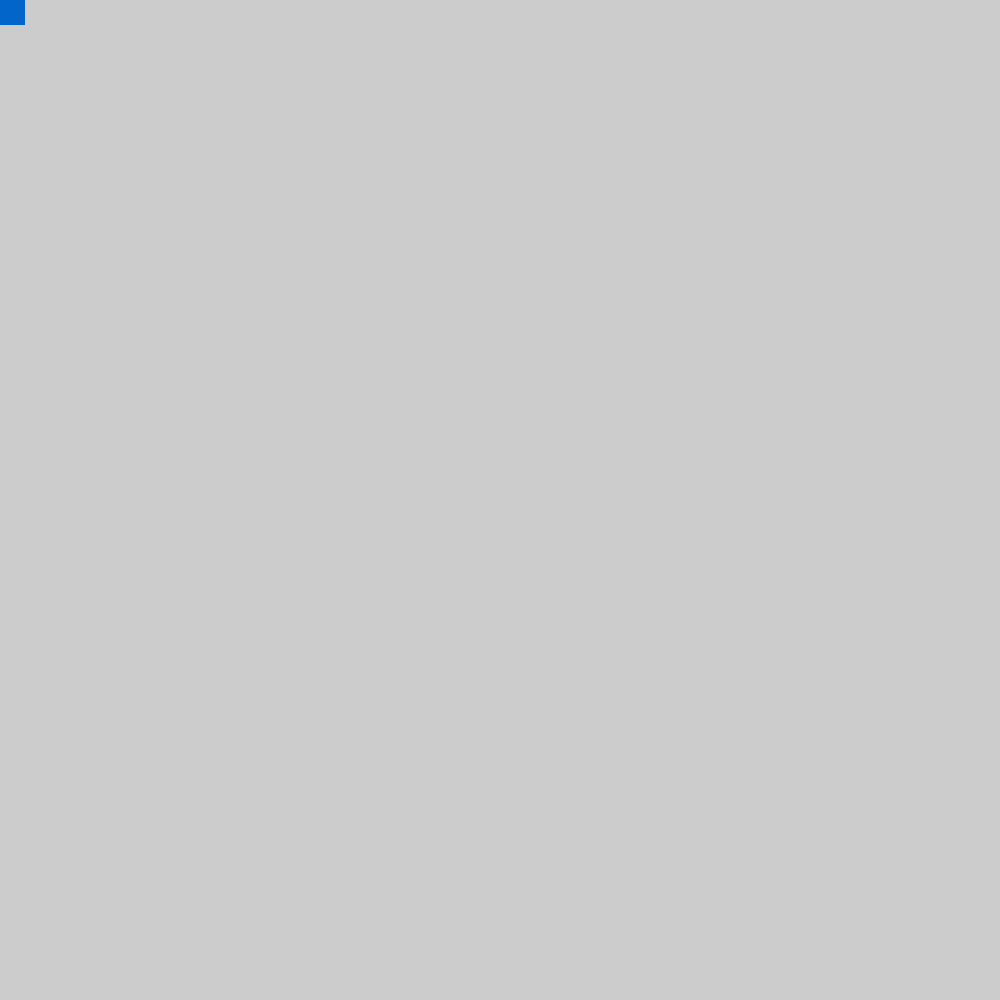
Frame 1 (no input)
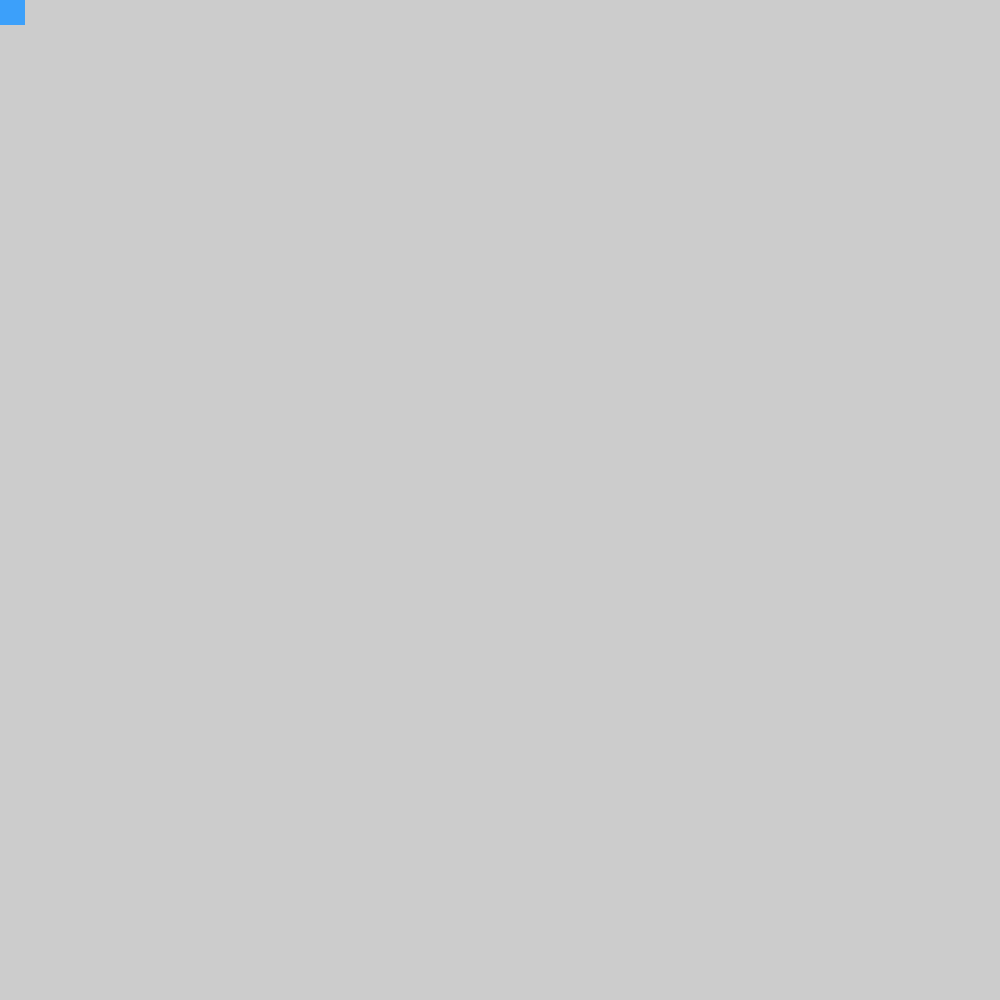
Frame 60 (the mouse pressed at the canvas centre just before this capture)
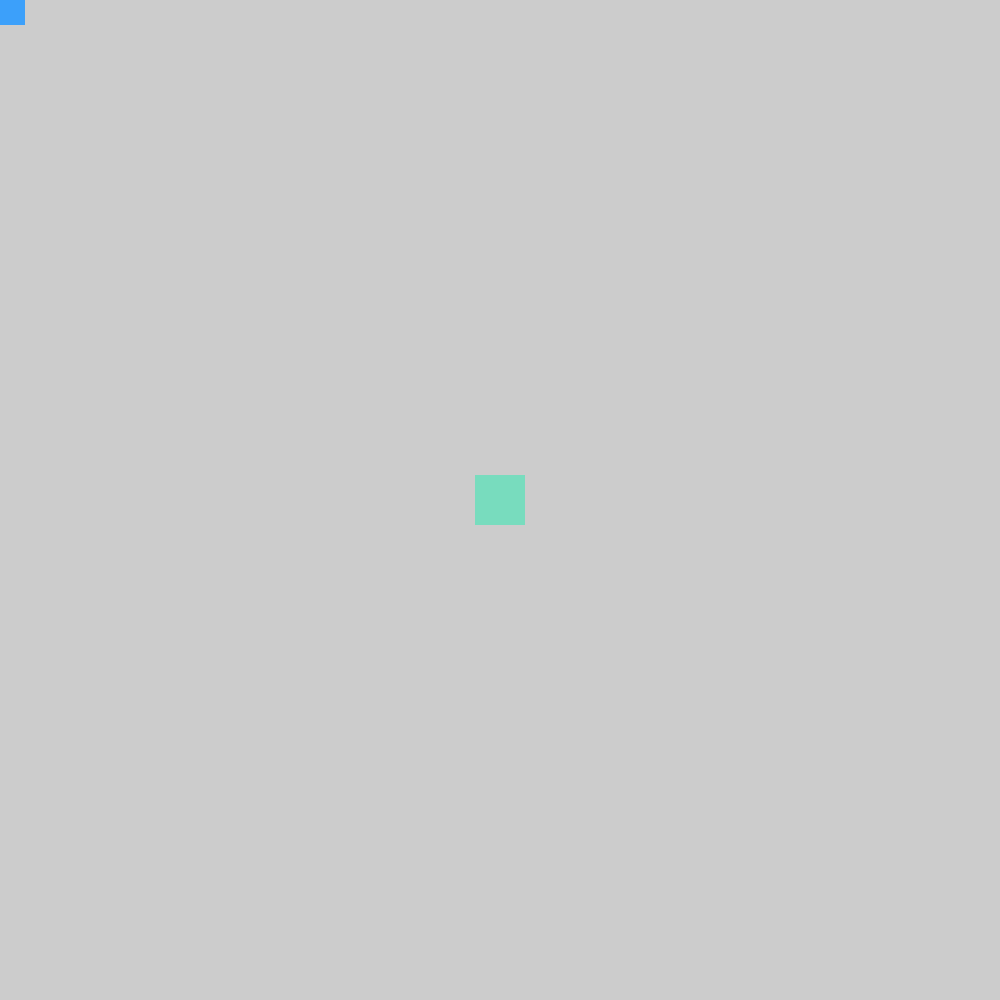
Frame 120 (the mouse held since frame 60 and released just before this capture)

The Processing sketch that drew these frames (run headless with seeded random() and noise(); from frame 60 on, the mouse is pressed at the canvas centre):

// Processing sketch: Opdracht_12_3
// ── Opdracht_12_3.pde
int x, y, r, g, b;
boolean help, mijn, cool;
void setup(){
  size(1000,1000);
  r=0;
  g=100;
  b=200;
  help=true;
  mijn=true;
  cool=true;
}

void draw(){
  if(r==0){
  help=true;
  }
  if(r==255){
    help=false;
  }
  if (help){
    r++;
  } else{
    r--;
  }
  
   if(g==0){
  mijn=true;
  }
  if(g==255){
    mijn=false;
  }
  if (mijn){
    g++;
  } else{
    g--;
  }
  
   if(b==0){
  cool=true;
  }
  if(b==255){
    cool=false;
  }
  if (cool){
    b++;
  } else{
    b--;
  }
  

  fill(r,g,b);
  
  
  x=mouseX;
  y=mouseY;
  noStroke();
  rect(x-25,y-25,50,50);
}
